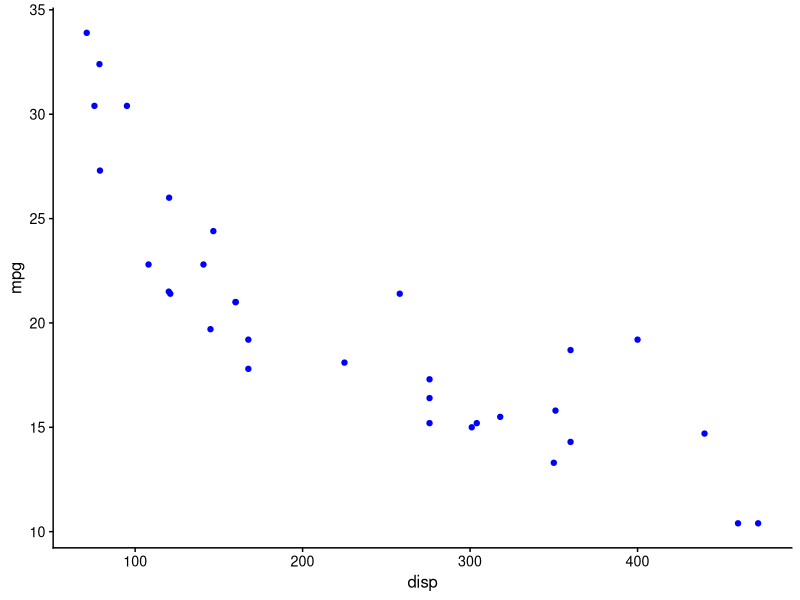

Source code (R): (Note: this script raises an error after producing the figure.)
####################################
#Inserting images, text annotations, mathematical expressions
#legends, custom axes
#Trevor Branch, FISH 554
####################################

#===Inserting photos into plots=======================================
#create a random plot and add a photo. 
#Pic is lilac-breasted roller, by Trevor Branch, 2019, Kruger N.P.
#Find free silhouettes of virtually any animal from phylopic.org
library(ggplot2)
library(cowplot)
library(magick)

p <- ggplot(mtcars, aes(disp, mpg)) +
   geom_point(size = 1.5, color = 'blue') +
   theme_cowplot(font_size=12)
p
ggdraw(p) + 
   draw_image(image='bird.png', x = 0.55, y = 0.55, 
              width=0.4, height=0.4)
#ggsave('Figs\\Lilacbreasted.pdf', width=7, height=4.5)


#=====ANNOTATING POINTS WITH TEXT=====================================
library(tidyverse)
#create random dataset with labels from built-in list of US states
some.data <- tibble(x=5:14, y=x+rnorm(10), z=y^2, 
                    label=state.name[1:10])
some.data

#make a simple plot
ggplot(data=some.data, aes(x=x, y=y)) + 
   geom_point(size=4) + 
   theme_minimal()

#replace the points with the labels, note label added to aes
ggplot(data=some.data, aes(x=x, y=y, label=label)) + 
   theme_minimal() + 
   geom_text()

#points in red, text in light gray
#move points up and right, ensure that they are left justified
ggplot(data=some.data, aes(x=x, y=y, label=label)) + 
   geom_point(size=4, color='red') + theme_minimal() + 
   geom_text(hjust=0, nudge_x=0.2, nudge_y=0.02, 
             size=4, color='gray50')

#overlapping text
ggplot(mtcars, aes(wt, mpg, label = rownames(mtcars))) + 
   geom_point(size=2, color='red') + theme_minimal() + 
   geom_text(vjust=0, nudge_x=0, nudge_y=0.4)

#check_overlap removes labels that overlap
ggplot(mtcars, aes(wt, mpg, label = rownames(mtcars))) + 
   geom_point(size=2, color='red') + theme_minimal() + 
   geom_text(vjust=0, nudge_x=0, nudge_y=0.4, 
             check_overlap=TRUE, color='gray50')

#much better solution from the ggrepel library that does a great job 
#at keeping all the labels visible and moving the labels around so 
#they can all be seen, and don't disappear off the side of the plot
library(ggrepel)
ggplot(mtcars, aes(wt, mpg, label = rownames(mtcars))) + 
   geom_point(size=2, color='red') + theme_minimal() + 
   geom_text_repel(color='gray60')

#additional notes: 
#Use geom_label() instead of geom_text() for labels with background colors
#hjust='inward' puts labels on the inner side of the plot    

#====ADDING CUSTOM TEXT ANYWHERE ON PLOT==============================
ggplot(mtcars, aes(wt, mpg, label = rownames(mtcars))) + 
   geom_point(size=2, color='red') + theme_minimal() + 
   geom_text(vjust=0, nudge_x=0, nudge_y=0.4, check_overlap=TRUE) + 
   annotate(geom='text', x=4, y=33.75, 
            label='Plot of weight vs. mpg',
            size=7, color='blue')

#can change any text to 'bold' or 'italic' using fontface
ggplot(mtcars, aes(wt, mpg, label = rownames(mtcars))) + 
   geom_point(size=2, color='red') + theme_minimal() + 
   geom_text(vjust=0, nudge_x=0, nudge_y=0.4, check_overlap=TRUE) + 
   annotate(geom='text', x=4, y=33.75, label='Plot of weight vs. mpg',
            size=7, color='blue', fontface='italic')

#adding text in common places using labs()
ggplot(mtcars, aes(wt, mpg, label = rownames(mtcars))) + 
   geom_point(size=2, color='gray20') + theme_minimal() + 
   geom_text(vjust=0, nudge_x=0, nudge_y=0.4, check_overlap=TRUE, 
             color='gray40') + 
   labs(x='x label', y='y label',
        title='Title', subtitle='Subtitle', caption='Caption',
        tag='Tag')
   
#Change colors etc. using theme(). Title changes all, there is also 
#plot.title, axis.title, axis.title.x, axis.title.y, plot.caption,
#plot.subtitle, and plot.tag to change each element.
ggplot(mtcars, aes(wt, mpg, label = rownames(mtcars))) + 
   geom_point(size=2, color='gray20') + theme_minimal() + 
   geom_text(vjust=0, nudge_x=0, nudge_y=0.4, check_overlap=TRUE, 
             color='gray40') + 
   theme(plot.caption=element_text(color='red', size=10)) +
   labs(x='Weight of car', y='Miles per gallon',
        title='Plot of weight vs. miles per gallon', 
        subtitle='From the mtcars dataset', 
        caption='Produced for FISH554',
        tag='a)')

#=====MATHEMATICAL EXPRESSIONS========================================
#for adding degree symbols etc. 
library(graphics)
demo(graphics::plotmath)  

#the \u2030 refers to unicode characters in hex numbers
#for a full list see: https://unicode-table.com/en/#greek-extended 
library(ggplot2)
ggplot(mtcars, aes(wt, mpg, label = rownames(mtcars))) + 
   geom_point() + theme_minimal() + 
   labs(x=expression('Concentration of'~CO[2]),
        y=expression('Mean catch'~(10^6 ~'t')),
        title=expression('Carbonate'~CO[3]^'2-'), 
        subtitle=expression('Calcium ion'~Ca^'2+'), 
        caption=expression('Temperature'~(degree*C)~'in 2003'),
        tag=expression(paste(delta^{13}, 'C (\u2030)')))

#more complicated mathematical equations
ggplot(mtcars, aes(wt, mpg)) + geom_point(size=2) + theme_minimal() + 
   annotate(geom='text', x=3, y=33.75, size=6,
            label=expression(bar(x)==sum(frac(x[i],n),i==1,n))) + 
   annotate(geom='text', x=3, y=31, size=6,
            label=expression(hat(beta)==(X^t*X)^{-1}*X^t*y)) +
   annotate(geom='text', x=3, y=28, size=6,
         label=expression(z[i]==sqrt(x[i]^2+y[i]^2)))

#then add axes labels with degree symbols for temperature and longitude
#can use degree, minute and second for latitudes and longitudes
ggplot(mtcars, aes(wt, mpg)) + geom_point() + theme_minimal() + 
   scale_x_continuous(breaks=seq(2,5,1),  #where to place the values
                      labels=c(expression(2*degree*E), 
                               expression(3*degree*E),
                               expression(4*degree*E), 
                               expression(5*degree*E))) +
   scale_y_continuous(breaks=seq(10, 30, 10),
                      labels=c(expression(10*degree*C), 
                               expression(20*degree*C),
                               expression(30*degree*C))) + 
   labs(x='Longitude', y='Temperature', title='Not actual data')

#If you can find the degree symbol and paste it into R this 
#works usually, depending on how text is encoded in your editor
#alt-numeric-key-248 in Windows and shift-command-8 on Macs or 
#insert-symbol in MS Word
tickplace <- seq(from=2, to=5, by=1)  #vector of numbers from 2 to 5
ggplot(mtcars, aes(wt, mpg)) + geom_point() + theme_minimal() + 
   scale_x_continuous(breaks=tickplace,  #where to place the values
                      labels=paste0(tickplace,'°C'))


#====LOGARITHMIC AXES=================================================
#Don't plot the log of the value on the tickmarks. Instead, add labels
#1,2,5,10,20,50,100, etc. at the place of log(1), log(2), log(5), 
#etc. Or possibly 10^0, 10^1, 10^2 at log(1), log(10), log(100) etc.

#create a random dataset using the lognormal distribution
#that has some extreme large and small values
set.seed(104) #for repeatable plot
lognormaldata <- tibble(x=1:100, y=rlnorm(n=100, meanlog=3, sdlog=2))
lognormaldata

#clearly not the right way of plotting
ggplot(data=lognormaldata, aes(x=x, y=y)) + geom_point() +
   theme_minimal()

#change to log scale on y axis, but I don't like scientific notation
#with the e-01 etc. 
ggplot(data=lognormaldata, aes(x=x, y=y)) + geom_point() +
   theme_minimal() + 
   scale_y_log10()

#write out values on the tick marks instead
ggplot(data=lognormaldata, aes(x=x, y=y)) + geom_point() +
   theme_minimal() + 
   scale_y_log10(breaks=c(0.1,1,10,100,1000),
                 labels=c(0.1,1,10,100,1000))

#or use powers of 10
ggplot(data=lognormaldata, aes(x=x, y=y)) + geom_point() +
   theme_minimal() + 
   scale_y_log10(breaks=c(0.1,1,10,100,1000),
                 labels=c(expression(10^-1),expression(10^0),
                          expression(10^1),expression(10^2),
                          expression(10^3)))

#===LEGENDS===========================================================
#For more, see http://www.cookbook-r.com/Graphs/Legends_(ggplot2)/
#ggplot automatically adds legends
plotGrowth <- ggplot(data=PlantGrowth, 
                     aes(x=group, y=weight, fill=group)) +
   geom_boxplot() + theme_minimal()
plotGrowth

#remove all legend titles
plotGrowth + theme(legend.title=element_blank())

#remove all legends
plotGrowth + theme(legend.position='none')

#move legend to the top of the figure
plotGrowth + theme(legend.position='top')

# Position legend in graph, where x,y is 0,0 (left bottom) to 1,1 
#(right top) of the entire plot including captions and labels
plotGrowth + theme(legend.position=c(0.8, 0.2))

#change the names in the legends. The \n means go to new line
plotGrowth + scale_fill_discrete(name='Experimental\ncondition',
                         breaks=c('ctrl', 'trt1', 'trt2'),
                         labels=c('Control', 'Treatment 1', 'Treatment 2'))

#change the default colors: manual means manually setting stuff
#the colors are specified as hex colors
#Note: all scales are in the form of scale_xxx_yyy where 
#xxx could be color, fill, alpha, linetype, shape, or size
#yyy could be hue, manual, gradient, gray, discrete, or continuous
plotGrowth + scale_fill_manual(values=c('#999999', '#E69F00', 
                                        '#56B4E9'))


#=======ELEGANT SOLUTION TO LATITUDE AND LONGITUDE======
#Slick function from Ben Bolker on how to automatically get 
#latitude and longitude working properly for any plot.
#The key is creating functions that will take the axis label numbers
#and convert them into appropriate labels depending on whether
#they are latitude or longitude. 
#https://gist.github.com/bbolker/5ba6a37d64b06a176e320b2b696b6733
#=======================================================
library(ggplot2)

long_label <- function(x) {
   s <- sprintf('%d*degree*%s',
                x,ifelse(x==0,'',
                         ifelse(x<0,'W','E')))
   return(parse(text=s))
}

lat_label <- function(x) {
   s <- sprintf('%d*degree*%s',
                x,ifelse(x==0,'',
                         ifelse(x<0,'S','N')))
   return(parse(text=s))
}
ggplot(mtcars,aes(wt,mpg)) + geom_point()

#note the passing of a function to transform the default labels into 
#longitude and latitude
ggplot(mtcars,aes(wt,mpg)) + geom_point() +
   scale_x_continuous(labels=long_label) +
   scale_y_continuous(labels=lat_label) +
   labs(x='Longitude',y='Latitude')
